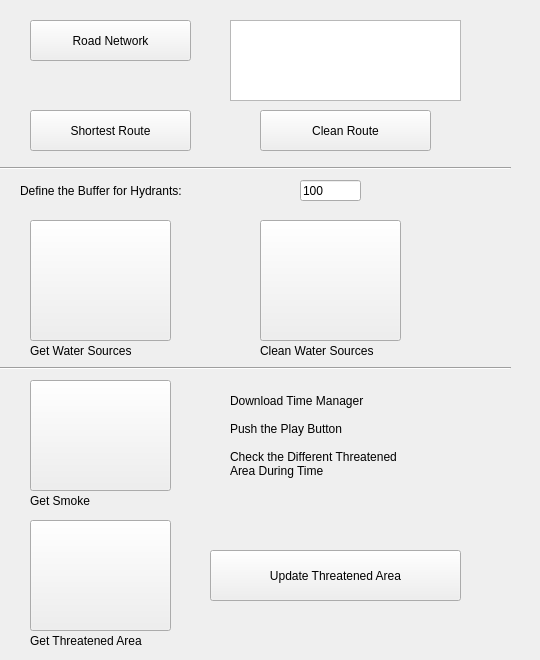
    <widget class="QWidget" name="analysistab">
     <property name="toolTip">
      <string>&lt;html&gt;&lt;head/&gt;&lt;body&gt;&lt;p&gt;&lt;br/&gt;&lt;/p&gt;&lt;/body&gt;&lt;/html&gt;</string>
     </property>
     <property name="styleSheet">
      <string notr="true"/>
     </property>
     <attribute name="title">
      <string>Analysis</string>
     </attribute>
     <widget class="QPushButton" name="hydrantsbutton">
      <property name="geometry">
       <rect>
        <x>30</x>
        <y>220</y>
        <width>141</width>
        <height>121</height>
       </rect>
      </property>
      <property name="minimumSize">
       <size>
        <width>141</width>
        <height>121</height>
       </size>
      </property>
      <property name="cursor">
       <cursorShape>PointingHandCursor</cursorShape>
      </property>
      <property name="mouseTracking">
       <bool>true</bool>
      </property>
      <property name="text">
       <string/>
      </property>
      <property name="icon">
       <iconset>
        <normaloff>../interface/hydrantsicon.png</normaloff>../interface/hydrantsicon.png</iconset>
      </property>
      <property name="iconSize">
       <size>
        <width>120</width>
        <height>120</height>
       </size>
      </property>
     </widget>
     <widget class="QPushButton" name="shortestroutebutton">
      <property name="geometry">
       <rect>
        <x>30</x>
        <y>110</y>
        <width>161</width>
        <height>41</height>
       </rect>
      </property>
      <property name="minimumSize">
       <size>
        <width>161</width>
        <height>41</height>
       </size>
      </property>
      <property name="cursor">
       <cursorShape>PointingHandCursor</cursorShape>
      </property>
      <property name="mouseTracking">
       <bool>true</bool>
      </property>
      <property name="text">
       <string>Shortest Route</string>
      </property>
     </widget>
     <widget class="QPushButton" name="cheanroutebutton">
      <property name="geometry">
       <rect>
        <x>260</x>
        <y>110</y>
        <width>171</width>
        <height>41</height>
       </rect>
      </property>
      <property name="minimumSize">
       <size>
        <width>171</width>
        <height>41</height>
       </size>
      </property>
      <property name="cursor">
       <cursorShape>PointingHandCursor</cursorShape>
      </property>
      <property name="mouseTracking">
       <bool>true</bool>
      </property>
      <property name="text">
       <string>Clean Route</string>
      </property>
     </widget>
     <widget class="QPushButton" name="smokebufferbutton">
      <property name="geometry">
       <rect>
        <x>30</x>
        <y>380</y>
        <width>141</width>
        <height>111</height>
       </rect>
      </property>
      <property name="minimumSize">
       <size>
        <width>141</width>
        <height>111</height>
       </size>
      </property>
      <property name="cursor">
       <cursorShape>PointingHandCursor</cursorShape>
      </property>
      <property name="mouseTracking">
       <bool>true</bool>
      </property>
      <property name="text">
       <string/>
      </property>
      <property name="icon">
       <iconset>
        <normaloff>../interface/Transparent_Smoke_Clipart_PNG_Image.png</normaloff>../interface/Transparent_Smoke_Clipart_PNG_Image.png</iconset>
      </property>
      <property name="iconSize">
       <size>
        <width>120</width>
        <height>120</height>
       </size>
      </property>
     </widget>
     <widget class="QPushButton" name="buildingbutton">
      <property name="geometry">
       <rect>
        <x>30</x>
        <y>520</y>
        <width>141</width>
        <height>111</height>
       </rect>
      </property>
      <property name="minimumSize">
       <size>
        <width>141</width>
        <height>111</height>
       </size>
      </property>
      <property name="cursor">
       <cursorShape>PointingHandCursor</cursorShape>
      </property>
      <property name="mouseTracking">
       <bool>true</bool>
      </property>
      <property name="text">
       <string/>
      </property>
      <property name="icon">
       <iconset>
        <normaloff>../interface/building-20clip-20art-12065771771975582164reporter_flat.svg.med.png</normaloff>../interface/building-20clip-20art-12065771771975582164reporter_flat.svg.med.png</iconset>
      </property>
      <property name="iconSize">
       <size>
        <width>150</width>
        <height>100</height>
       </size>
      </property>
     </widget>
     <widget class="QPushButton" name="networkbutton">
      <property name="geometry">
       <rect>
        <x>30</x>
        <y>20</y>
        <width>161</width>
        <height>41</height>
       </rect>
      </property>
      <property name="minimumSize">
       <size>
        <width>161</width>
        <height>41</height>
       </size>
      </property>
      <property name="cursor">
       <cursorShape>PointingHandCursor</cursorShape>
      </property>
      <property name="mouseTracking">
       <bool>true</bool>
      </property>
      <property name="text">
       <string>Road Network</string>
      </property>
     </widget>
     <widget class="QPushButton" name="buildingupdate">
      <property name="geometry">
       <rect>
        <x>210</x>
        <y>550</y>
        <width>251</width>
        <height>51</height>
       </rect>
      </property>
      <property name="minimumSize">
       <size>
        <width>251</width>
        <height>41</height>
       </size>
      </property>
      <property name="cursor">
       <cursorShape>PointingHandCursor</cursorShape>
      </property>
      <property name="mouseTracking">
       <bool>true</bool>
      </property>
      <property name="text">
       <string>Update Threatened Area</string>
      </property>
     </widget>
     <widget class="Line" name="analysisline1">
      <property name="geometry">
       <rect>
        <x>-10</x>
        <y>160</y>
        <width>521</width>
        <height>16</height>
       </rect>
      </property>
      <property name="minimumSize">
       <size>
        <width>521</width>
        <height>16</height>
       </size>
      </property>
      <property name="cursor">
       <cursorShape>ArrowCursor</cursorShape>
      </property>
      <property name="mouseTracking">
       <bool>true</bool>
      </property>
      <property name="orientation">
       <enum>Qt::Horizontal</enum>
      </property>
     </widget>
     <widget class="QLabel" name="getwatersourcelabel">
      <property name="geometry">
       <rect>
        <x>30</x>
        <y>340</y>
        <width>151</width>
        <height>21</height>
       </rect>
      </property>
      <property name="minimumSize">
       <size>
        <width>151</width>
        <height>21</height>
       </size>
      </property>
      <property name="cursor">
       <cursorShape>ArrowCursor</cursorShape>
      </property>
      <property name="mouseTracking">
       <bool>true</bool>
      </property>
      <property name="text">
       <string>Get Water Sources</string>
      </property>
     </widget>
     <widget class="QLabel" name="buildingindangerlable">
      <property name="geometry">
       <rect>
        <x>30</x>
        <y>630</y>
        <width>171</width>
        <height>21</height>
       </rect>
      </property>
      <property name="minimumSize">
       <size>
        <width>171</width>
        <height>21</height>
       </size>
      </property>
      <property name="cursor">
       <cursorShape>ArrowCursor</cursorShape>
      </property>
      <property name="mouseTracking">
       <bool>true</bool>
      </property>
      <property name="text">
       <string>Get Threatened Area</string>
      </property>
     </widget>
     <widget class="QPushButton" name="cleanwatersourcebutton">
      <property name="geometry">
       <rect>
        <x>260</x>
        <y>220</y>
        <width>141</width>
        <height>121</height>
       </rect>
      </property>
      <property name="minimumSize">
       <size>
        <width>141</width>
        <height>121</height>
       </size>
      </property>
      <property name="cursor">
       <cursorShape>PointingHandCursor</cursorShape>
      </property>
      <property name="mouseTracking">
       <bool>true</bool>
      </property>
      <property name="text">
       <string/>
      </property>
      <property name="icon">
       <iconset>
        <normaloff>../interface/hydrantsicon2.png</normaloff>../interface/hydrantsicon2.png</iconset>
      </property>
      <property name="iconSize">
       <size>
        <width>100</width>
        <height>100</height>
       </size>
      </property>
     </widget>
     <widget class="Line" name="analysisline2">
      <property name="geometry">
       <rect>
        <x>-20</x>
        <y>360</y>
        <width>531</width>
        <height>16</height>
       </rect>
      </property>
      <property name="minimumSize">
       <size>
        <width>531</width>
        <height>16</height>
       </size>
      </property>
      <property name="cursor">
       <cursorShape>ArrowCursor</cursorShape>
      </property>
      <property name="mouseTracking">
       <bool>true</bool>
      </property>
      <property name="orientation">
       <enum>Qt::Horizontal</enum>
      </property>
     </widget>
     <widget class="QLabel" name="label_4">
      <property name="geometry">
       <rect>
        <x>260</x>
        <y>340</y>
        <width>161</width>
        <height>21</height>
       </rect>
      </property>
      <property name="minimumSize">
       <size>
        <width>161</width>
        <height>21</height>
       </size>
      </property>
      <property name="cursor">
       <cursorShape>ArrowCursor</cursorShape>
      </property>
      <property name="mouseTracking">
       <bool>true</bool>
      </property>
      <property name="text">
       <string>Clean Water Sources</string>
      </property>
     </widget>
     <widget class="QLabel" name="label_5">
      <property name="geometry">
       <rect>
        <x>30</x>
        <y>490</y>
        <width>71</width>
        <height>21</height>
       </rect>
      </property>
      <property name="minimumSize">
       <size>
        <width>71</width>
        <height>21</height>
       </size>
      </property>
      <property name="cursor">
       <cursorShape>ArrowCursor</cursorShape>
      </property>
      <property name="mouseTracking">
       <bool>true</bool>
      </property>
      <property name="text">
       <string>Get Smoke</string>
      </property>
     </widget>
     <widget class="QLineEdit" name="bufferCutoffEdit">
      <property name="geometry">
       <rect>
        <x>300</x>
        <y>180</y>
        <width>61</width>
        <height>21</height>
       </rect>
      </property>
      <property name="minimumSize">
       <size>
        <width>20</width>
        <height>21</height>
       </size>
      </property>
      <property name="cursor">
       <cursorShape>IBeamCursor</cursorShape>
      </property>
      <property name="mouseTracking">
       <bool>true</bool>
      </property>
      <property name="text">
       <string>100</string>
      </property>
     </widget>
     <widget class="QLabel" name="getwatersourcelabel_2">
      <property name="geometry">
       <rect>
        <x>20</x>
        <y>180</y>
        <width>271</width>
        <height>21</height>
       </rect>
      </property>
      <property name="minimumSize">
       <size>
        <width>100</width>
        <height>21</height>
       </size>
      </property>
      <property name="cursor">
       <cursorShape>ArrowCursor</cursorShape>
      </property>
      <property name="mouseTracking">
       <bool>true</bool>
      </property>
      <property name="text">
       <string>Define the Buffer for Hydrants:</string>
      </property>
     </widget>
     <widget class="QListWidget" name="reportList1">
      <property name="geometry">
       <rect>
        <x>230</x>
        <y>20</y>
        <width>231</width>
        <height>81</height>
       </rect>
      </property>
      <property name="minimumSize">
       <size>
        <width>231</width>
        <height>81</height>
       </size>
      </property>
      <property name="cursor" stdset="0">
       <cursorShape>ArrowCursor</cursorShape>
      </property>
      <property name="mouseTracking">
       <bool>true</bool>
      </property>
     </widget>
     <widget class="QLabel" name="label_25">
      <property name="geometry">
       <rect>
        <x>230</x>
        <y>380</y>
        <width>301</width>
        <height>111</height>
       </rect>
      </property>
      <property name="text">
       <string>Download Time Manager

Push the Play Button

Check the Different Threatened
Area During Time</string>
      </property>
     </widget>
    </widget>
